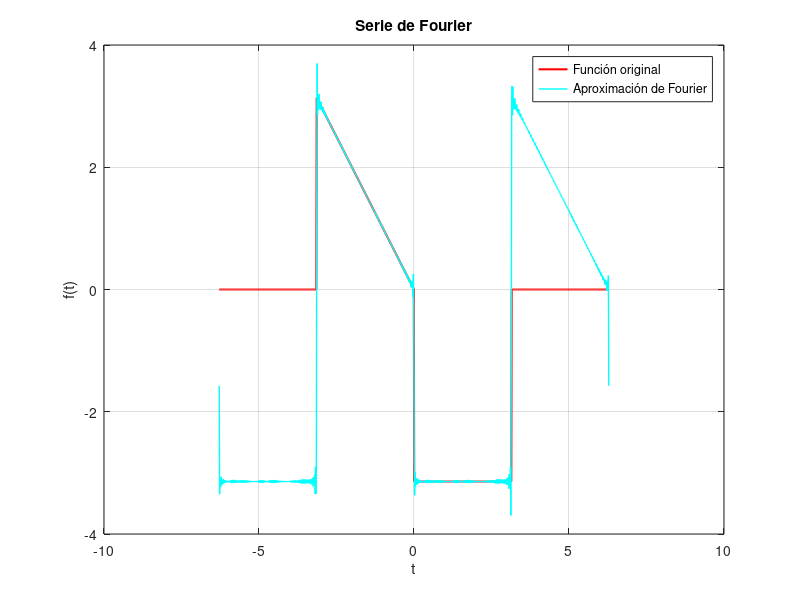

This chart was generated by the following MATLAB code:
% Series de Fourier
clc
clear
% Periodo
T=2*pi;
t=linspace(-T, T, 1000);
% Funcion usada
%Funcion=@(t) t;
% Funcion=@(t) (pi-t)/2;
% Funcion con condiciones
 Funcion=@(t) (t>0 & t<pi).*(-pi) + (-pi<t&t<0).*(-t) ;
N=200;
A_cero= (2/T) *integral(@(t) Funcion(t), -T/2, T/2);
Fourier=0;

for n = 1:N
    a= (2/T) * integral(@(t) Funcion(t).*cos((2*pi*n*t)/T), -T/2, T/2); 
    b= (2/T) * integral(@(t) Funcion(t).*sin((2*pi*n*t)/T), -T/2, T/2);

    Fourier =  Fourier +(a*cos(2*pi*n*t/T) + b*sin(2*pi*n*t/T));
end

Fourier=Fourier + A_cero/2;
% Visualización
figure(1);
plot(t, Funcion(t), 'r', 'LineWidth', 1.5); 
hold on;
plot(t, Fourier, 'c', 'LineWidth', 1);
xlabel('t');
ylabel('f(t)');
title('Serie de Fourier');
legend('Función original', 'Aproximación de Fourier');
grid on;


